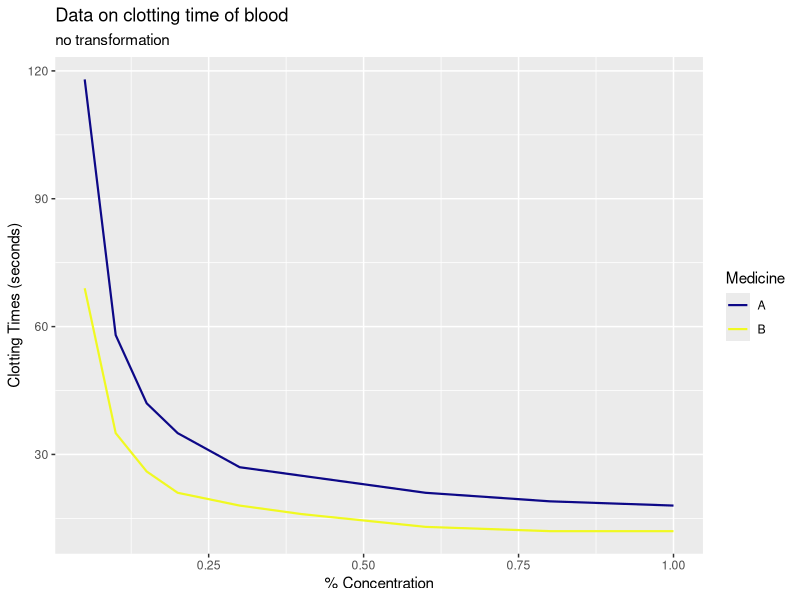
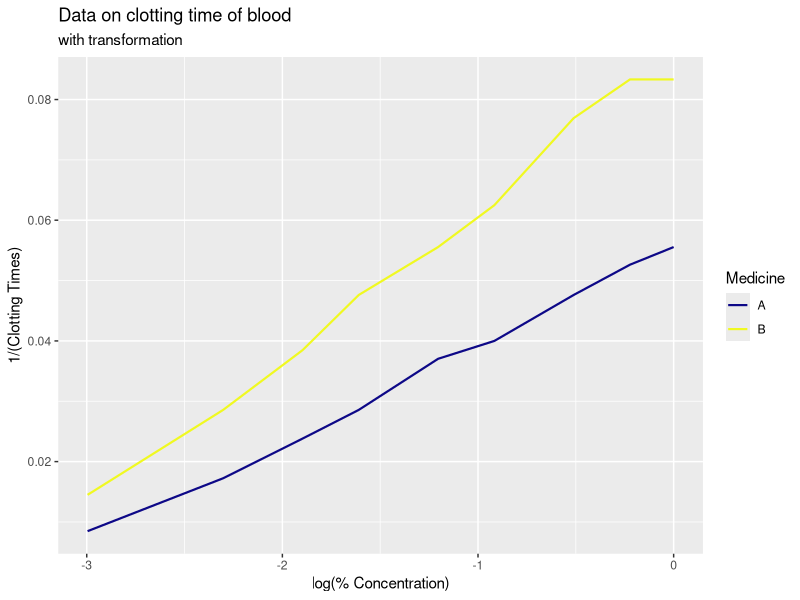
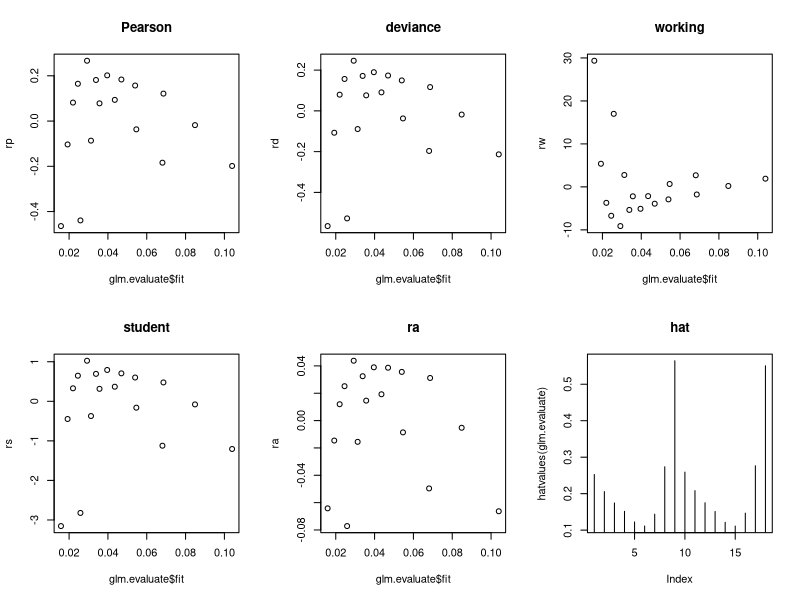

Recreate these plots in R, in order.
## ---- chunk 1
knitr::opts_chunk$set(echo = TRUE)
library(tidyverse)
library(viridis)
## ---- chunk 2
frogs <- data.frame(
  num_toes_removed = c(rep(1, 4), rep(2, 51), rep(3, 150), rep(4, 245), rep(5, 190), rep(6, 80), 
                       rep(7, 12), 8),
  size = as.factor(c(rep("less",44), rep("greater", 11), rep("less", 120), rep("greater", 30),
                     rep("less", 180), rep("greater", 65), rep("less", 120), rep("greater", 70),
                     rep("less", 40), rep("greater", 40), rep("less", 4), rep("greater", 9))),
  recaptured = as.factor(c(rep("y", 3), "n", rep("y", 26), rep("n", 14), rep("y", 7),
                           rep("n",4), rep("y", 80), rep("n", 40), rep("y", 9), rep("n",21), 
                           rep("y", 110), rep('n', 70), rep("y", 17), rep("n", 48), 
                           rep("y", 68), rep("n", 52), rep("y", 17), rep("n", 53), 
                           rep("y", 20),rep("n", 20), rep("y", 9), rep("n", 31), "y", 
                           rep("n", 3), "y", rep("n",8))))
## ---- chunk 3
fit <- glm(recaptured ~size, data=frogs, family=binomial)
summary(fit)
## ---- chunk 4
fitb <- glm(recaptured ~ num_toes_removed, data=frogs, family=binomial)
summary(fitb)
## ---- chunk 5
frogs01 <- frogs %>%
  mutate(recaptured = recode(recaptured,
                             "y"="1",
                             "n"="0"))
## ---- chunk 6
fitd <- glm(as.integer(recaptured) ~ num_toes_removed, data=frogs01, family=poisson(link="log"))
summary(fitd)
## ---- chunk 7
blood <- data.frame(plasma_pct = rep(c(.05, .10, .15, .20,.30, .40, .60, .80, 1), 2),
                       Medicine = as.factor(rep(c("A", "B"), each = 9)),
                       clot_time = c(118, 58, 42, 35, 27, 25, 21, 19, 18,69, 35, 26, 21, 18, 16, 13, 12, 12))

## ---- chunk 8
ggplot(data=blood)+
  geom_line(aes(x=plasma_pct, y=clot_time, color=Medicine), size=0.75)+
  theme_grey()+
  labs(title="Data on clotting time of blood",
       subtitle = "no transformation")+
  xlab("% Concentration")+
  ylab("Clotting Times (seconds)")+
  scale_color_viridis(discrete = TRUE, option="plasma")

ggplot(data=blood)+
  geom_line(aes(x=log(plasma_pct), y=(1/clot_time), color=Medicine), size=0.75)+
  theme_grey()+
  labs(title="Data on clotting time of blood",
       subtitle = "with transformation")+
  xlab("log(% Concentration)")+
  ylab("1/(Clotting Times)")+
  scale_color_viridis(discrete = TRUE, option = "plasma")
## ---- chunk 9
blood_b <- blood %>%
  mutate(yinv = (1/clot_time),
         logpct = log(plasma_pct))
## ---- chunk 10
fit2b <- glm(yinv ~ logpct*Medicine-1, family = Gamma(link = "inverse"), data = blood_b)
summary(fit2b)
## ---- chunk 11
glm.evaluate=fit2b

rp=resid(glm.evaluate, "pearson")
rd=resid(glm.evaluate, "deviance")
rw=resid(glm.evaluate, "working")
rs=rstudent(glm.evaluate)
ra=3*(glm.evaluate$y^{2/3}-glm.evaluate$fit^{2/3})/glm.evaluate$fit^{1/6}/2

par(mfrow=c(2,3))
plot(glm.evaluate$fit,rp, main="Pearson")
plot(glm.evaluate$fit,rd, main = "deviance")
plot(glm.evaluate$fit,rw, main="working")
plot(glm.evaluate$fit,rs, main="student")
plot(glm.evaluate$fit,ra, main="ra")
plot(hatvalues(glm.evaluate), type="h", main="hat")
